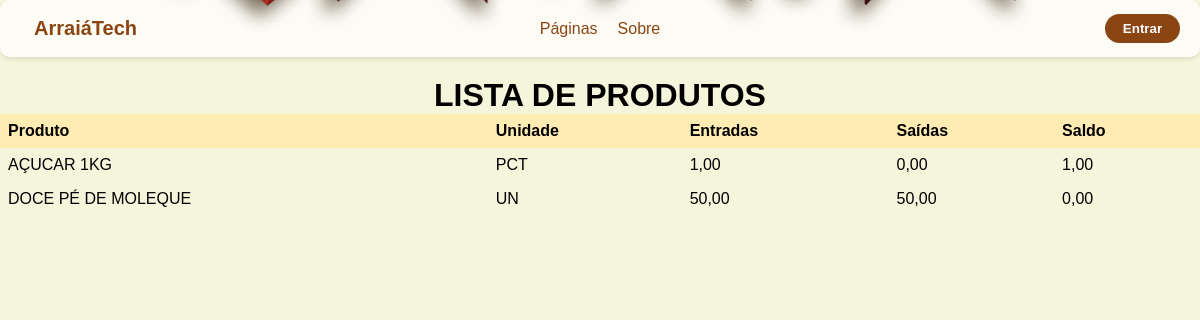
Page /transparencia/ on the earlier database version.
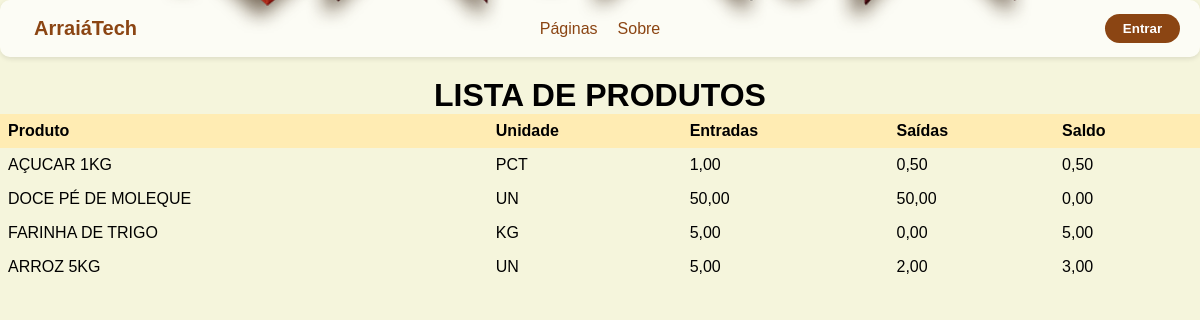
Same page on the later database version.
### movimentacao/models.py (models this page shows, shortened)
class Produtos(models.Model):
    UNIDADE_CHOICES = (
        ('UN', 'Unidade'),
        ('PCT', 'Pacote'),
        ('L', 'Litros'),
        ('KG', 'Quilograma'),
    )
    nome_produto = models.CharField(max_length=100, unique=True)
    unidade = models.CharField(max_length=20, choices=UNIDADE_CHOICES, blank=False)
    saldo = models.DecimalField(max_digits=10, decimal_places=2, default=0, editable=False)
    entradas = models.DecimalField(max_digits=10, decimal_places=2, default=0, editable=False)
    saidas = models.DecimalField(max_digits=10, decimal_places=2, default=0, editable=False)
    data_criacao = models.DateTimeField(auto_now_add=True)

### publico/views.py (the view)
# urls.py: path('transparencia/', views.transparencia, name="transparencia"),
def transparencia(request):
    produtos_list = Produtos.objects.all()  # Obtém todos os produtos do banco de dados
    return render(request, 'transparencia.html', {'produtos_list': produtos_list})

### publico/templates/transparencia.html (shortened to what this page needs)
{% load static %}
<!DOCTYPE html>
<html lang="pt-BR">
<head>
    <link rel="stylesheet" href="{% static 'publico/css.css' %}">
</head>
<body>
    {% include 'layouts/base.html' %}
    <p>
        <div>
             <h1> LISTA DE PRODUTOS </h1>
        <div>
        <div>
            <table>
                <thead>
                    <tr>
                        <th>Produto</th>
                        <th>Unidade</th>
                        <th>Entradas</th>
                        <th>Saídas</th>
                        <th>Saldo</th>
                    </tr>
                </thead>
                <tbody>
                    {% for produto in produtos_list %}
                    <tr>
                        <td>{{ produto.nome_produto }}</td>
                        <td>{{ produto.unidade }}</td>
                        <td>{{ produto.entradas }}</td>
                        <td>{{ produto.saidas }}</td>
                        <td>{{ produto.saldo }}</td>
                    </tr>
                    {% endfor %}
                </tbody>
            </table>
</body>
</html>

### templates/layouts/base.html (shortened to what this page needs)
{% load static %}
<!DOCTYPE html>
<html lang="pt-BR">
<head>
    <link rel="stylesheet" href="{% static 'publico/css.css' %}">
</head>
<body>
    <div class="navbar">
        <button onclick="window.location.href='/'" class="logo">ArraiáTech</button>
        <div class="menu">
            <div class="menu-item"><a href="#">Páginas</a></div>
            <div class="menu-item"><a href="#">Sobre</a></div>
        </div>
        <button onclick="window.location.href='/admin'">Entrar</button>
    </div>
</body>
</html>

### templates/static/publico/css.css (style rules this page uses)
* { margin: 0; padding: 0; box-sizing: border-box; }
body { background-color: #ffecb3; font-family: Arial, sans-serif; margin: 0; padding: 0; }
p { font-size: 16px; line-height: 1.6; color: #333; margin-bottom: 20px; }
table { width: 100%; border-collapse: collapse; margin-bottom: 20px; }
th { background-color: #ffecb3; padding: 8px; text-align: left; }
td { padding: 8px; }
button { background-color: #8b4513; color: #fff; padding: 7px 14px; border: none; border-radius: 20px; font-weight: 600; cursor: pointer; transition: background-color 0.3s ease; width: 75px; }
button.logo { font-size: 20px; font-weight: bold; color: #8b4513; background-color: transparent; border: none; width: 75px; }
h1 { text-align: center; }
.menu { display: flex; gap: 20px; }
.menu-item { position: relative; }
.menu-item a { text-decoration: none; color: #8b4513; font-weight: 500; }
body { margin: 0; padding: 0; font-family: Arial, sans-serif; background-color: #f5f5dc; }
.navbar { display: flex; justify-content: space-between; align-items: center; background-color: rgba(255, 255, 255, 0.7); padding: 10px 20px; border-radius: 10px; box-shadow: 0 2px 5px rgba(0, 0, 0, 0.1); background-image: url('static/publico/R.png'); background-size: cover; background-position: center bottom; }
.logo { font-size: 24px; font-weight: bold; color: #8b4513; }

Differences in the rows shown:
changed Produtos "AÇUCAR 1KG": saidas "0,00" → "0,50"; saldo "1,00" → "0,50"
added Produtos: nome_produto "FARINHA DE TRIGO", unidade "KG", entradas "5,00", saidas "0,00", saldo "5,00"
added Produtos: nome_produto "ARROZ 5KG", unidade "UN", entradas "5,00", saidas "2,00", saldo "3,00"
